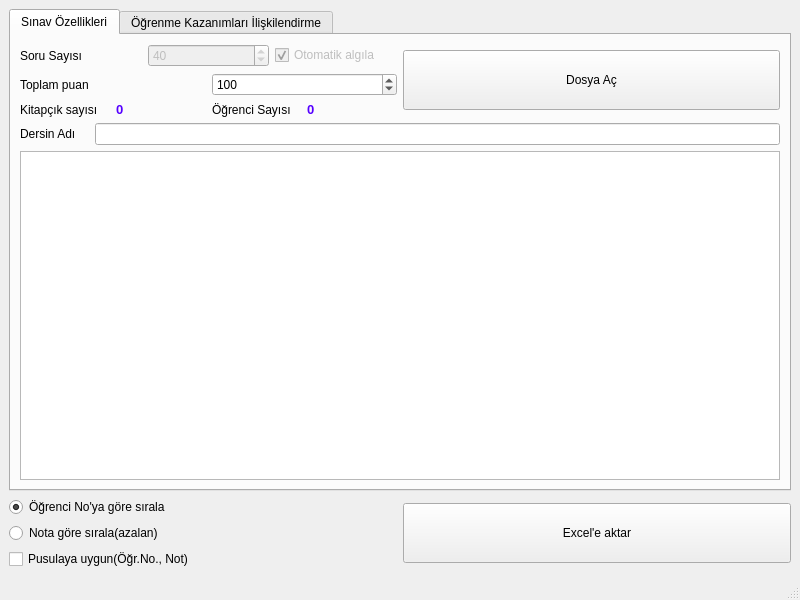
<?xml version="1.0" encoding="UTF-8"?>
<ui version="4.0">
 <class>MainWindow</class>
 <widget class="QMainWindow" name="MainWindow">
  <property name="geometry">
   <rect>
    <x>0</x>
    <y>0</y>
    <width>800</width>
    <height>600</height>
   </rect>
  </property>
  <property name="windowTitle">
   <string>PAÜ Mühendislik Fakültesi Optik Okuyucu Programı</string>
  </property>
  <widget class="QWidget" name="centralwidget">
   <layout class="QGridLayout" name="gridLayout">
    <item row="1" column="0">
     <layout class="QHBoxLayout" name="horizontalLayout_6">
      <item>
       <layout class="QVBoxLayout" name="verticalLayout_3">
        <item>
         <widget class="QRadioButton" name="ogrnoSirala">
          <property name="text">
           <string>Öğrenci No'ya göre sırala</string>
          </property>
          <property name="checked">
           <bool>true</bool>
          </property>
         </widget>
        </item>
        <item>
         <widget class="QRadioButton" name="notSirala">
          <property name="text">
           <string>Nota göre sırala(azalan)</string>
          </property>
         </widget>
        </item>
        <item>
         <widget class="QCheckBox" name="pusulayaUygun">
          <property name="text">
           <string>Pusulaya uygun(Öğr.No., Not)</string>
          </property>
         </widget>
        </item>
       </layout>
      </item>
      <item>
       <widget class="QPushButton" name="exceleAktar">
        <property name="minimumSize">
         <size>
          <width>0</width>
          <height>60</height>
         </size>
        </property>
        <property name="text">
         <string>Excel'e aktar</string>
        </property>
       </widget>
      </item>
     </layout>
    </item>
    <item row="0" column="0">
     <widget class="QTabWidget" name="tabWidget">
      <property name="currentIndex">
       <number>0</number>
      </property>
      <widget class="QWidget" name="tab_3">
       <attribute name="title">
        <string>Sınav Özellikleri</string>
       </attribute>
       <layout class="QGridLayout" name="gridLayout_2">
        <item row="0" column="0">
         <layout class="QVBoxLayout" name="verticalLayout">
          <item>
           <layout class="QHBoxLayout" name="horizontalLayout_2">
            <item>
             <layout class="QVBoxLayout" name="verticalLayout_2">
              <item>
               <layout class="QHBoxLayout" name="horizontalLayout_3">
                <item>
                 <widget class="QLabel" name="label_2">
                  <property name="text">
                   <string>Soru Sayısı</string>
                  </property>
                 </widget>
                </item>
                <item>
                 <widget class="QSpinBox" name="soruSayisi">
                  <property name="enabled">
                   <bool>false</bool>
                  </property>
                  <property name="readOnly">
                   <bool>false</bool>
                  </property>
                  <property name="value">
                   <number>40</number>
                  </property>
                 </widget>
                </item>
                <item>
                 <widget class="QCheckBox" name="otomatikAlgila">
                  <property name="enabled">
                   <bool>false</bool>
                  </property>
                  <property name="text">
                   <string>Otomatik algıla</string>
                  </property>
                  <property name="checked">
                   <bool>true</bool>
                  </property>
                 </widget>
                </item>
               </layout>
              </item>
              <item>
               <layout class="QHBoxLayout" name="horizontalLayout_4">
                <item>
                 <widget class="QLabel" name="label_3">
                  <property name="text">
                   <string>Toplam puan</string>
                  </property>
                 </widget>
                </item>
                <item>
                 <widget class="QSpinBox" name="toplamPuan">
                  <property name="maximum">
                   <number>200</number>
                  </property>
                  <property name="value">
                   <number>100</number>
                  </property>
                 </widget>
                </item>
               </layout>
              </item>
              <item>
               <layout class="QHBoxLayout" name="horizontalLayout_5">
                <item>
                 <widget class="QLabel" name="label_7">
                  <property name="text">
                   <string>Kitapçık sayısı</string>
                  </property>
                 </widget>
                </item>
                <item>
                 <widget class="QLabel" name="kitapcikSayisi">
                  <property name="palette">
                   <palette>
                    <active>
                     <colorrole role="WindowText">
                      <brush brushstyle="SolidPattern">
                       <color alpha="255">
                        <red>85</red>
                        <green>0</green>
                        <blue>255</blue>
                       </color>
                      </brush>
                     </colorrole>
                     <colorrole role="PlaceholderText">
                      <brush brushstyle="SolidPattern">
                       <color alpha="128">
                        <red>0</red>
                        <green>0</green>
                        <blue>0</blue>
                       </color>
                      </brush>
                     </colorrole>
                    </active>
                    <inactive>
                     <colorrole role="WindowText">
                      <brush brushstyle="SolidPattern">
                       <color alpha="255">
                        <red>85</red>
                        <green>0</green>
                        <blue>255</blue>
                       </color>
                      </brush>
                     </colorrole>
                     <colorrole role="PlaceholderText">
                      <brush brushstyle="SolidPattern">
                       <color alpha="128">
                        <red>0</red>
                        <green>0</green>
                        <blue>0</blue>
                       </color>
                      </brush>
                     </colorrole>
                    </inactive>
                    <disabled>
                     <colorrole role="WindowText">
                      <brush brushstyle="SolidPattern">
                       <color alpha="255">
                        <red>190</red>
                        <green>190</green>
                        <blue>190</blue>
                       </color>
                      </brush>
                     </colorrole>
                     <colorrole role="PlaceholderText">
                      <brush brushstyle="SolidPattern">
                       <color alpha="128">
                        <red>0</red>
                        <green>0</green>
                        <blue>0</blue>
                       </color>
                      </brush>
                     </colorrole>
                    </disabled>
                   </palette>
                  </property>
                  <property name="font">
                   <font>
                    <pointsize>10</pointsize>
                    <weight>75</weight>
                    <bold>true</bold>
                   </font>
                  </property>
                  <property name="text">
                   <string>0</string>
                  </property>
                 </widget>
                </item>
                <item>
                 <widget class="QLabel" name="label_5">
                  <property name="text">
                   <string>Öğrenci Sayısı</string>
                  </property>
                 </widget>
                </item>
                <item>
                 <widget class="QLabel" name="ogrenciSayisi">
                  <property name="palette">
                   <palette>
                    <active>
                     <colorrole role="WindowText">
                      <brush brushstyle="SolidPattern">
                       <color alpha="255">
                        <red>85</red>
                        <green>0</green>
                        <blue>255</blue>
                       </color>
                      </brush>
                     </colorrole>
                    </active>
                    <inactive>
                     <colorrole role="WindowText">
                      <brush brushstyle="SolidPattern">
                       <color alpha="255">
                        <red>85</red>
                        <green>0</green>
                        <blue>255</blue>
                       </color>
                      </brush>
                     </colorrole>
                    </inactive>
                    <disabled>
                     <colorrole role="WindowText">
                      <brush brushstyle="SolidPattern">
                       <color alpha="255">
                        <red>190</red>
                        <green>190</green>
                        <blue>190</blue>
                       </color>
                      </brush>
                     </colorrole>
                    </disabled>
                   </palette>
                  </property>
                  <property name="font">
                   <font>
                    <pointsize>10</pointsize>
                    <weight>75</weight>
                    <bold>true</bold>
                   </font>
                  </property>
                  <property name="text">
                   <string>0</string>
                  </property>
                 </widget>
                </item>
               </layout>
              </item>
             </layout>
            </item>
            <item>
             <widget class="QPushButton" name="dosyaAc">
              <property name="minimumSize">
               <size>
                <width>250</width>
                <height>60</height>
               </size>
              </property>
              <property name="text">
               <string>Dosya Aç</string>
              </property>
             </widget>
            </item>
           </layout>
          </item>
          <item>
           <layout class="QHBoxLayout" name="horizontalLayout">
            <item>
             <widget class="QLabel" name="label">
              <property name="text">
               <string>Dersin Adı    </string>
              </property>
             </widget>
            </item>
            <item>
             <widget class="QLineEdit" name="dersinAdi"/>
            </item>
           </layout>
          </item>
          <item>
           <widget class="QTableWidget" name="notlarTablo">
            <property name="selectionBehavior">
             <enum>QAbstractItemView::SelectRows</enum>
            </property>
            <property name="sortingEnabled">
             <bool>true</bool>
            </property>
           </widget>
          </item>
         </layout>
        </item>
       </layout>
      </widget>
      <widget class="QWidget" name="tab_4">
       <attribute name="title">
        <string>Öğrenme Kazanımları İlişkilendirme</string>
       </attribute>
       <layout class="QGridLayout" name="gridLayout_3">
        <item row="0" column="0">
         <layout class="QVBoxLayout" name="verticalLayout_4">
          <item>
           <widget class="QCheckBox" name="okIliskilendir">
            <property name="text">
             <string>Öğrenme Kazanımlarını İlişkilendir</string>
            </property>
           </widget>
          </item>
          <item>
           <layout class="QHBoxLayout" name="horizontalLayout_7">
            <item>
             <widget class="QLabel" name="label_4">
              <property name="text">
               <string>Öğrenme Kazanımı Sayısı</string>
              </property>
             </widget>
            </item>
            <item>
             <widget class="QSpinBox" name="okSayisi">
              <property name="value">
               <number>3</number>
              </property>
             </widget>
            </item>
           </layout>
          </item>
         </layout>
        </item>
        <item row="1" column="0">
         <widget class="QTableView" name="okTablo"/>
        </item>
       </layout>
      </widget>
     </widget>
    </item>
   </layout>
  </widget>
  <widget class="QMenuBar" name="menubar">
   <property name="geometry">
    <rect>
     <x>0</x>
     <y>0</y>
     <width>800</width>
     <height>20</height>
    </rect>
   </property>
  </widget>
  <widget class="QStatusBar" name="statusbar"/>
 </widget>
 <tabstops>
  <tabstop>exceleAktar</tabstop>
  <tabstop>ogrnoSirala</tabstop>
  <tabstop>notSirala</tabstop>
  <tabstop>pusulayaUygun</tabstop>
 </tabstops>
 <resources/>
 <connections/>
</ui>
